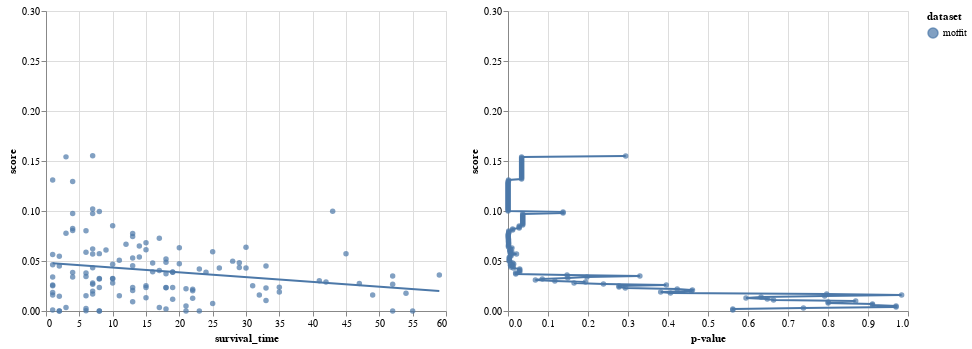

Notebook source saved alongside this figure:
### Code cell
t = clinical_df.copy()
t = t[t['dataset']=='moffit']
# t = t.loc[[s for s in t.index if s != 'SA411841']]
t = t[['survival_time', 'sample_id', 'score', 'dataset', 'status']]

c1 = marked_survival_chart(t, 'score', interval=np.asarray(range(0, 300, 1)) / 1000.)

c2 = alt.Chart(t).mark_circle().encode(
    y='score',
    x='survival_time',
    color='dataset',
    tooltip=['sample_id']
)
c2 = c2 + c2.transform_regression('survival_time', 'score', groupby=['dataset']).mark_line()


(c2 | c1).resolve_scale(y='shared')

### Figure 1 — Vega-Lite specification as saved in the notebook (floating-point values rounded to 4 significant figures; data arrays with more than 128 entries replaced by an {"elided": "..."} marker saying what was removed)
{"config": {"view": {"continuousWidth": 400, "continuousHeight": 300}}, "hconcat": [{"layer": [{"mark": "circle", "encoding": {"color": {"type": "nominal", "field": "dataset"}, "tooltip": [{"type": "nominal", "field": "sample_id"}], "x": {"type": "quantitative", "field": "survival_time"}, "y": {"type": "quantitative", "field": "score"}}}, {"mark": "line", "encoding": {"color": {"type": "nominal", "field": "dataset"}, "tooltip": [{"type": "nominal", "field": "sample_id"}], "x": {"type": "quantitative", "field": "survival_time"}, "y": {"type": "quantitative", "field": "score"}}, "transform": [{"on": "survival_time", "regression": "score", "groupby": ["dataset"]}]}], "data": {"name": "data-33fa65824abf642d4ed0117ba5393795"}}, {"layer": [{"mark": "line", "encoding": {"order": {"type": "quantitative", "field": "score"}, "x": {"type": "quantitative", "field": "p-value"}, "y": {"type": "quantitative", "field": "score"}}}, {"mark": "circle", "encoding": {"tooltip": [{"type": "quantitative", "field": "p-value"}, {"type": "quantitative", "field": "score"}], "x": {"type": "quantitative", "field": "p-value"}, "y": {"type": "quantitative", "field": "score"}}}], "data": {"name": "data-6b7bf90f8978be59282405a0ab114927"}}], "resolve": {"scale": {"y": "shared"}}, "$schema": "https://vega.github.io/schema/vega-lite/v4.8.1.json", "datasets": {"data-33fa65824abf642d4ed0117ba5393795": [{"survival_time": 7, "sample_id": "GSM1844112", "score": 0.1552, "dataset": "moffit", "status": 2.0}, {"survival_time": 11, "sample_id": "GSM1844113", "score": 0.05071, "dataset": "moffit", "status": 2.0}, {"survival_time": 47, "sample_id": "GSM1844114", "score": 0.02751, "dataset": "moffit", "status": 1.0}, {"survival_time": 10, "sample_id": "GSM1844115", "score": 0.03243, "dataset": "moffit", "status": 2.0}, {"survival_time": 1, "sample_id": "GSM1844116", "score": 0.03401, "dataset": "moffit", "status": 2.0}, {"survival_time": 6, "sample_id": "GSM1844117", "score": 0.01526, "dataset": "moffit", "status": 2.0}, {"survival_time": 2, "sample_id": "GSM1844118", "score": 0.04498, "dataset": "moffit", "status": 2.0}, {"survival_time": 2, "sample_id": "GSM1844119", "score": 0.0, "dataset": "moffit", "status": 1.0}, {"survival_time": 17, "sample_id": "GSM1844120", "score": 0.003573, "dataset": "moffit", "status": 1.0}, {"survival_time": 49, "sample_id": "GSM1844121", "score": 0.01602, "dataset": "moffit", "status": 2.0}, {"survival_time": 52, "sample_id": "GSM1844122", "score": 0.0, "dataset": "moffit", "status": 1.0}, {"survival_time": 55, "sample_id": "GSM1844123", "score": 0.0, "dataset": "moffit", "status": 1.0}, {"survival_time": 8, "sample_id": "GSM1844124", "score": 0.0, "dataset": "moffit", "status": 2.0}, {"survival_time": 19, "sample_id": "GSM1844125", "score": 0.0234, "dataset": "moffit", "status": 2.0}, {"survival_time": 52, "sample_id": "GSM1844126", "score": 0.03511, "dataset": "moffit", "status": 1.0}, {"survival_time": 18, "sample_id": "GSM1844128", "score": 0.02314, "dataset": "moffit", "status": 2.0}, {"survival_time": 29, "sample_id": "GSM1844129", "score": 0.04341, "dataset": "moffit", "status": 2.0}, {"survival_time": 43, "sample_id": "GSM1844130", "score": 0.09978, "dataset": "moffit", "status": 1.0}, {"survival_time": 6, "sample_id": "GSM1844131", "score": 0.03444, "dataset": "moffit", "status": 2.0}, {"survival_time": 42, "sample_id": "GSM1844132", "score": 0.02905, "dataset": "moffit", "status": 1.0}, {"survival_time": 20, "sample_id": "GSM1844133", "score": 0.06334, "dataset": "moffit", "status": 2.0}, {"survival_time": 35, "sample_id": "GSM1844134", "score": 0.02378, "dataset": "moffit", "status": 2.0}, {"survival_time": 13, "sample_id": "GSM1844135", "score": 0.04533, "dataset": "moffit", "status": 2.0}, {"survival_time": 21, "sample_id": "GSM1844136", "score": 0.0, "dataset": "moffit", "status": 2.0}, {"survival_time": 30, "sample_id": "GSM1844137", "score": 0.04289, "dataset": "moffit", "status": 1.0}, {"survival_time": 33, "sample_id": "GSM1844138", "score": 0.0229, "dataset": "moffit", "status": 1.0}, {"survival_time": 31, "sample_id": "GSM1844139", "score": 0.02521, "dataset": "moffit", "status": 2.0}, {"survival_time": 35, "sample_id": "GSM1844140", "score": 0.01897, "dataset": "moffit", "status": 1.0}, {"survival_time": 13, "sample_id": "GSM1844141", "score": 0.02049, "dataset": "moffit", "status": 2.0}, {"survival_time": 8, "sample_id": "GSM1844142", "score": 0.05737, "dataset": "moffit", "status": 2.0}, {"survival_time": 18, "sample_id": "GSM1844143", "score": 0.002123, "dataset": "moffit", "status": 1.0}, {"survival_time": 4, "sample_id": "GSM1844144", "score": 0.03852, "dataset": "moffit", "status": 2.0}, {"survival_time": 22, "sample_id": "GSM1844145", "score": 0.02177, "dataset": "moffit", "status": 1.0}, {"survival_time": 6, "sample_id": "GSM1844146", "score": 0.05875, "dataset": "moffit", "status": 2.0}, {"survival_time": 10, "sample_id": "GSM1844147", "score": 0.08526, "dataset": "moffit", "status": 2.0}, {"survival_time": 25, "sample_id": "GSM1844148", "score": 0.007401, "dataset": "moffit", "status": 1.0}, {"survival_time": 18, "sample_id": "GSM1844149", "score": 0.0235, "dataset": "moffit", "status": 2.0}, {"survival_time": 13, "sample_id": "GSM1844150", "score": 0.0745, "dataset": "moffit", "status": 2.0}, {"survival_time": 19, "sample_id": "GSM1844151", "score": 0.03872, "dataset": "moffit", "status": 1.0}, {"survival_time": 21, "sample_id": "GSM1844152", "score": 0.005102, "dataset": "moffit", "status": 1.0}, {"survival_time": 23, "sample_id": "GSM1844153", "score": 0.04205, "dataset": "moffit", "status": 1.0}, {"survival_time": 15, "sample_id": "GSM1844154", "score": 0.06831, "dataset": "moffit", "status": 2.0}, {"survival_time": 11, "sample_id": "GSM1844155", "score": 0.01534, "dataset": "moffit", "status": 2.0}, {"survival_time": 4, "sample_id": "GSM1844156", "score": 0.1295, "dataset": "moffit", "status": 2.0}, {"survival_time": 13, "sample_id": "GSM1844157", "score": 0.0531, "dataset": "moffit", "status": 1.0}, {"survival_time": 1, "sample_id": "GSM1844158", "score": 0.02599, "dataset": "moffit", "status": 2.0}, {"survival_time": 10, "sample_id": "GSM1844159", "score": 0.04665, "dataset": "moffit", "status": 2.0}, {"survival_time": 59, "sample_id": "GSM1844160", "score": 0.03609, "dataset": "moffit", "status": 1.0}, {"survival_time": 21, "sample_id": "GSM1844161", "score": 0.02231, "dataset": "moffit", "status": 2.0}, {"survival_time": 41, "sample_id": "GSM1844162", "score": 0.03022, "dataset": "moffit", "status": 2.0}, {"survival_time": 23, "sample_id": "GSM1844163", "score": 0.0, "dataset": "moffit", "status": 2.0}, {"survival_time": 7, "sample_id": "GSM1844164", "score": 0.05691, "dataset": "moffit", "status": 2.0}, {"survival_time": 1, "sample_id": "GSM1844165", "score": 0.01598, "dataset": "moffit", "status": 1.0}, {"survival_time": 18, "sample_id": "GSM1844166", "score": 0.04885, "dataset": "moffit", "status": 1.0}, {"survival_time": 15, "sample_id": "GSM1844167", "score": 0.02351, "dataset": "moffit", "status": 2.0}, {"survival_time": 8, "sample_id": "GSM1844168", "score": 0.0, "dataset": "moffit", "status": 2.0}, {"survival_time": 28, "sample_id": "GSM1844169", "score": 0.04987, "dataset": "moffit", "status": 2.0}, {"survival_time": 1, "sample_id": "GSM1844170", "score": 0.02527, "dataset": "moffit", "status": 1.0}, {"survival_time": 1, "sample_id": "GSM1844171", "score": 0.0009257, "dataset": "moffit", "status": 2.0}, {"survival_time": 4, "sample_id": "GSM1844172", "score": 0.03394, "dataset": "moffit", "status": 2.0}, {"survival_time": 10, "sample_id": "GSM1844173", "score": 0.02811, "dataset": "moffit", "status": 2.0}, {"survival_time": 33, "sample_id": "GSM1844174", "score": 0.01048, "dataset": "moffit", "status": 2.0}, {"survival_time": 7, "sample_id": "GSM1844175", "score": 0.02675, "dataset": "moffit", "status": 2.0}, {"survival_time": 52, "sample_id": "GSM1844177", "score": 0.02679, "dataset": "moffit", "status": 1.0}, {"survival_time": 45, "sample_id": "GSM1844178", "score": 0.05728, "dataset": "moffit", "status": 2.0}, {"survival_time": 16, "sample_id": "GSM1844179", "score": 0.03913, "dataset": "moffit", "status": 2.0}, {"survival_time": 18, "sample_id": "GSM1844180", "score": 0.0372, "dataset": "moffit", "status": 2.0}, {"survival_time": 9, "sample_id": "GSM1844181", "score": 0.061, "dataset": "moffit", "status": 2.0}, {"survival_time": 12, "sample_id": "GSM1844182", "score": 0.06675, "dataset": "moffit", "status": 2.0}, {"survival_time": 32, "sample_id": "GSM1844185", "score": 0.01597, "dataset": "moffit", "status": 2.0}, {"survival_time": 7, "sample_id": "GSM1844188", "score": 0.102, "dataset": "moffit", "status": 2.0}, {"survival_time": 3, "sample_id": "GSM1844189", "score": 0.003602, "dataset": "moffit", "status": 2.0}, {"survival_time": 3, "sample_id": "GSM1844190", "score": 0.1541, "dataset": "moffit", "status": 2.0}, {"survival_time": 15, "sample_id": "GSM1844191", "score": 0.01331, "dataset": "moffit", "status": 2.0}, {"survival_time": 26, "sample_id": "GSM1844192", "score": 0.04304, "dataset": "moffit", "status": 2.0}, {"survival_time": 13, "sample_id": "GSM1844193", "score": 0.0235, "dataset": "moffit", "status": 2.0}, {"survival_time": 33, "sample_id": "GSM1844194", "score": 0.04501, "dataset": "moffit", "status": 1.0}, {"survival_time": 4, "sample_id": "GSM1844196", "score": 0.08054, "dataset": "moffit", "status": 2.0}, {"survival_time": 15, "sample_id": "GSM1844198", "score": 0.02538, "dataset": "moffit", "status": 1.0}, {"survival_time": 13, "sample_id": "GSM1844199", "score": 0.009207, "dataset": "moffit", "status": 1.0}, {"survival_time": 4, "sample_id": "GSM1844200", "score": 0.08242, "dataset": "moffit", "status": 1.0}, {"survival_time": 10, "sample_id": "GSM1844201", "score": 0.03236, "dataset": "moffit", "status": 1.0}, {"survival_time": 2, "sample_id": "GSM1844202", "score": 0.05486, "dataset": "moffit", "status": 1.0}, {"survival_time": 8, "sample_id": "GSM1844203", "score": 0.03198, "dataset": "moffit", "status": 1.0}, {"survival_time": 7, "sample_id": "GSM1844204", "score": 0.06213, "dataset": "moffit", "status": 1.0}, {"survival_time": 8, "sample_id": "GSM1844205", "score": 0.02358, "dataset": "moffit", "status": 1.0}, {"survival_time": 8, "sample_id": "GSM1844206", "score": 0.09947, "dataset": "moffit", "status": 1.0}, {"survival_time": 17, "sample_id": "GSM1844207", "score": 0.04056, "dataset": "moffit", "status": 2.0}, {"survival_time": 2, "sample_id": "GSM1844208", "score": 0.01465, "dataset": "moffit", "status": 2.0}, {"survival_time": 14, "sample_id": "GSM1844209", "score": 0.06507, "dataset": "moffit", "status": 2.0}, {"survival_time": 4, "sample_id": "GSM1844210", "score": 0.09749, "dataset": "moffit", "status": 2.0}, {"survival_time": 1, "sample_id": "GSM1844211", "score": 0.04623, "dataset": "moffit", "status": 1.0}, {"survival_time": 29, "sample_id": "GSM1844212", "score": 0.04833, "dataset": "moffit", "status": 1.0}, {"survival_time": 1, "sample_id": "GSM1844213", "score": 0.05639, "dataset": "moffit", "status": 1.0}, {"survival_time": 8, "sample_id": "GSM1844214", "score": 0.0324, "dataset": "moffit", "status": 2.0}, {"survival_time": 54, "sample_id": "GSM1844215", "score": 0.01768, "dataset": "moffit", "status": 2.0}, {"survival_time": 6, "sample_id": "GSM1844216", "score": 0.0025, "dataset": "moffit", "status": 2.0}, {"survival_time": 7, "sample_id": "GSM1844217", "score": 0.04314, "dataset": "moffit", "status": 2.0}, {"survival_time": 7, "sample_id": "GSM1844218", "score": 0.01988, "dataset": "moffit", "status": 2.0}, {"survival_time": 13, "sample_id": "GSM1844219", "score": 0.07762, "dataset": "moffit", "status": 2.0}, {"survival_time": 16, "sample_id": "GSM1844220", "score": 0.048, "dataset": "moffit", "status": 2.0}, {"survival_time": 15, "sample_id": "GSM1844221", "score": 0.06122, "dataset": "moffit", "status": 2.0}, {"survival_time": 6, "sample_id": "GSM1844222", "score": 0.0001518, "dataset": "moffit", "status": 2.0}, {"survival_time": 7, "sample_id": "GSM1844223", "score": 0.09738, "dataset": "moffit", "status": 2.0}, {"survival_time": 18, "sample_id": "GSM1844224", "score": 0.05211, "dataset": "moffit", "status": 2.0}, {"survival_time": 7, "sample_id": "GSM1844225", "score": 0.01689, "dataset": "moffit", "status": 2.0}, {"survival_time": 22, "sample_id": "GSM1844226", "score": 0.01273, "dataset": "moffit", "status": 2.0}, {"survival_time": 25, "sample_id": "GSM1844227", "score": 0.05915, "dataset": "moffit", "status": 2.0}, {"survival_time": 30, "sample_id": "GSM1844228", "score": 0.06381, "dataset": "moffit", "status": 1.0}, {"survival_time": 22, "sample_id": "GSM1844229", "score": 0.02022, "dataset": "moffit", "status": 2.0}, {"survival_time": 6, "sample_id": "GSM1844230", "score": 0.08021, "dataset": "moffit", "status": 2.0}, {"survival_time": 14, "sample_id": "GSM1844231", "score": 0.05393, "dataset": "moffit", "status": 2.0}, {"survival_time": 1, "sample_id": "GSM1844232", "score": 0.131, "dataset": "moffit", "status": 1.0}, {"survival_time": 6, "sample_id": "GSM1844233", "score": 0.0381, "dataset": "moffit", "status": 1.0}, {"survival_time": 7, "sample_id": "GSM1844234", "score": 0.02797, "dataset": "moffit", "status": 2.0}, {"survival_time": 19, "sample_id": "GSM1844235", "score": 0.01168, "dataset": "moffit", "status": 2.0}, {"survival_time": 3, "sample_id": "GSM1844236", "score": 0.07776, "dataset": "moffit", "status": 2.0}, {"survival_time": 19, "sample_id": "GSM1844237", "score": 0.03901, "dataset": "moffit", "status": 2.0}, {"survival_time": 17, "sample_id": "GSM1844238", "score": 0.07267, "dataset": "moffit", "status": 2.0}, {"survival_time": 1, "sample_id": "GSM1844239", "score": 0.01847, "dataset": "moffit", "status": 1.0}, {"survival_time": 20, "sample_id": "GSM1844240", "score": 0.04728, "dataset": "moffit", "status": 2.0}, {"survival_time": 2, "sample_id": "GSM1844241", "score": 0.0, "dataset": "moffit", "status": 2.0}, {"survival_time": 24, "sample_id": "GSM1844249", "score": 0.03871, "dataset": "moffit", "status": 2.0}], "data-6b7bf90f8978be59282405a0ab114927": {"elided": "300 records"}}}
